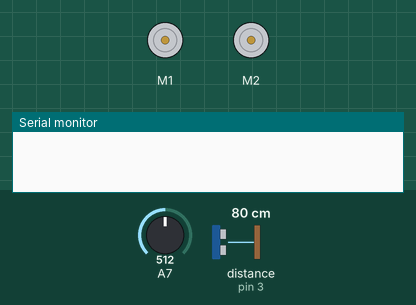
A sketch run on a simulated Arduino Nano, built with avr-gcc and run on an emulated ATmega328P. Parts: 2 × DC motor (green arrow = forward, orange = backward, longer = faster), the last lines printed to the serial monitor. The test bench sets the inputs (shaded band); at power-on: A7 = 512, distance to the obstacle (sensor on pin 3) 80 cm.

Above: at 0.8 s.
0.9 s: A7 set to 0
At 2.4 s:
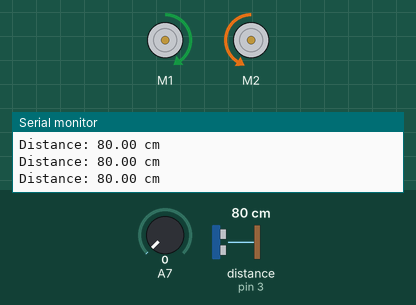
2.7 s: distance to the obstacle (sensor on pin 3) set to 8 cm
4.2 s: distance to the obstacle (sensor on pin 3) set to 5 cm
At 4.6 s:
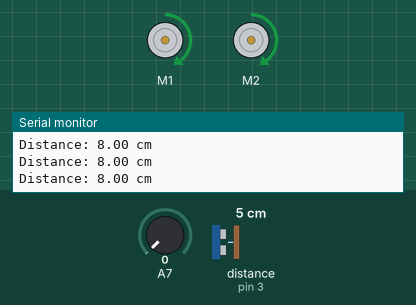
At 6.06 s:
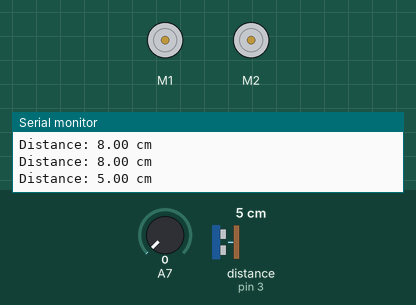
Timing chart, 0 to 13.2 s (numbered marks = the images above; inputs shaded):
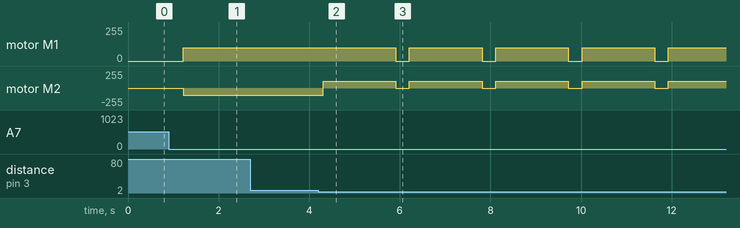

The sketch:

traverse_maze.ino
```cpp
#include <Arduino.h>
#include <MeMCore.h>

MeUltrasonicSensor ultraSonic(PORT_3);
MeLineFollower lineFinder(PORT_2);
MeDCMotor motor1(M1);
MeDCMotor motor2(M2);
MeRGBLed led(0,30);
/*****************************/
void right() {
  motor1.run(100);
  motor2.run(100);
  delay(550);
  motor1.stop();
  motor2.stop();
}
void fullTurn() {
  motor1.run(100);
  motor2.run(100);
  delay(1050);
  motor1.stop();
  motor2.stop();
}
void move() {
  if (ultraSonic.distanceCm() > 7) {
    motor1.run(100);
    motor2.run(-105);
  }
}
/*****************************/
void turn() {
  if (ultraSonic.distanceCm() < 7) {
    right();
    if (ultraSonic.distanceCm() < 7) {
      fullTurn();
    }
  }
}
void check() { /*unused function*/
  delay(1000);
  right();
  if (ultraSonic.distanceCm() < 7) {
    fullTurn();
    if (ultraSonic.distanceCm() < 7) {
    right();
    }
  } else {
    move();
  }
}
/*****************************/
void setup() {
  led.setpin(13);
  pinMode(A7,INPUT);
  while(analogRead(A7) !=0);
  Serial.begin(9600);
}
/*****************************/
void loop() {
  Serial.print("Distance: ");
  Serial.print(ultraSonic.distanceCm());
  Serial.println(" cm");
  delay(300);
  move();
  turn();
  }
```

Measured:
- the behaviour switches between 7 and 6 cm on distance to the obstacle (sensor on pin 3) (found by bisection; images 1 and 2)
- after the input at 0.9 s, motor M1: stopped → forward 100/255 after 0.32 s; motor M2: stopped → backward 105/255 after 0.32 s
- after the input at 4.2 s, motor M1: alternates forward 100/255 for 1.6 s and stopped for 0.30 s, starting after 1.7 s; motor M2: alternates forward 100/255 for 1.6 s and stopped for 0.30 s, starting after 0.11 s
